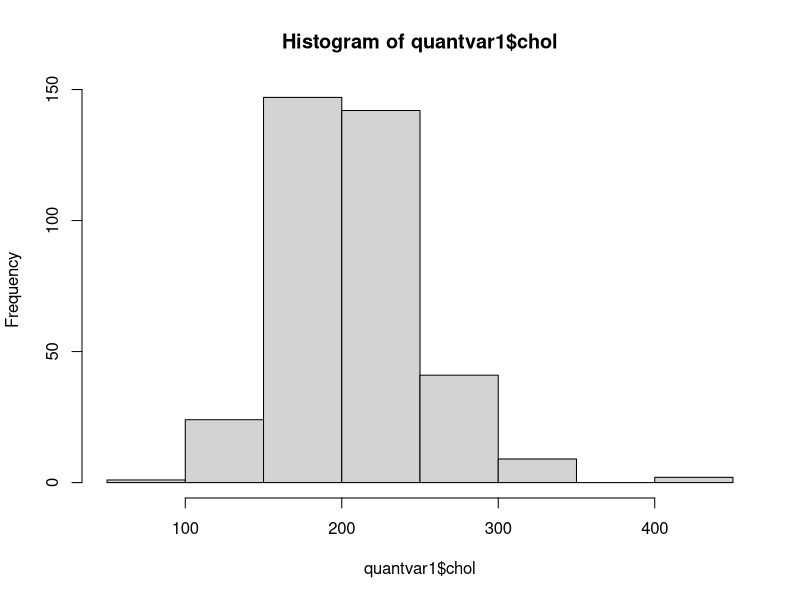
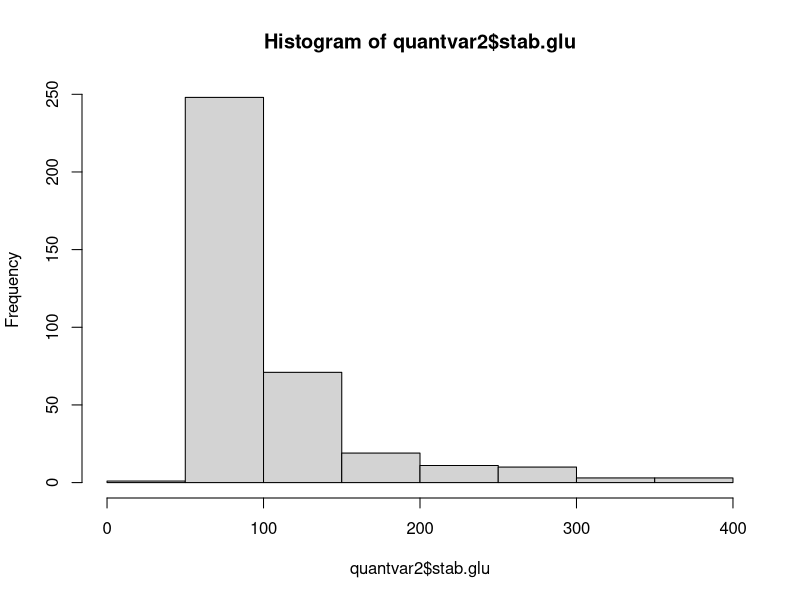
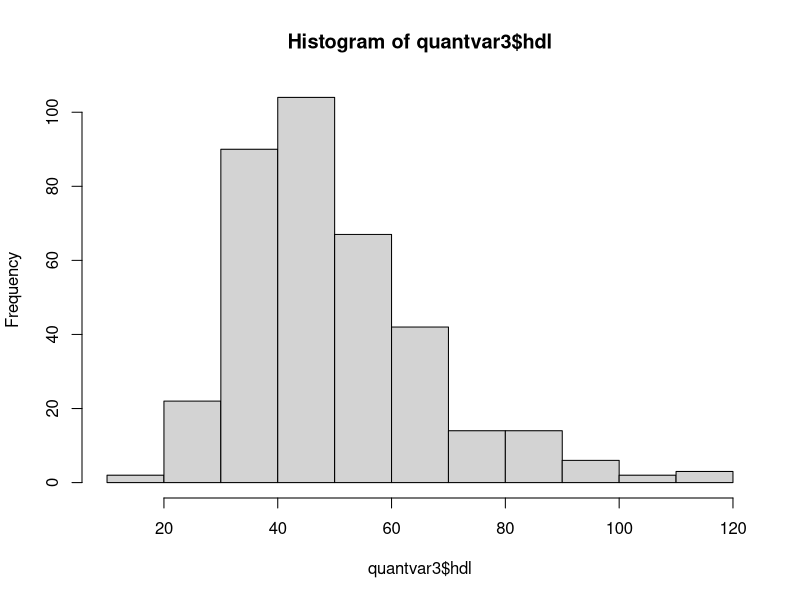
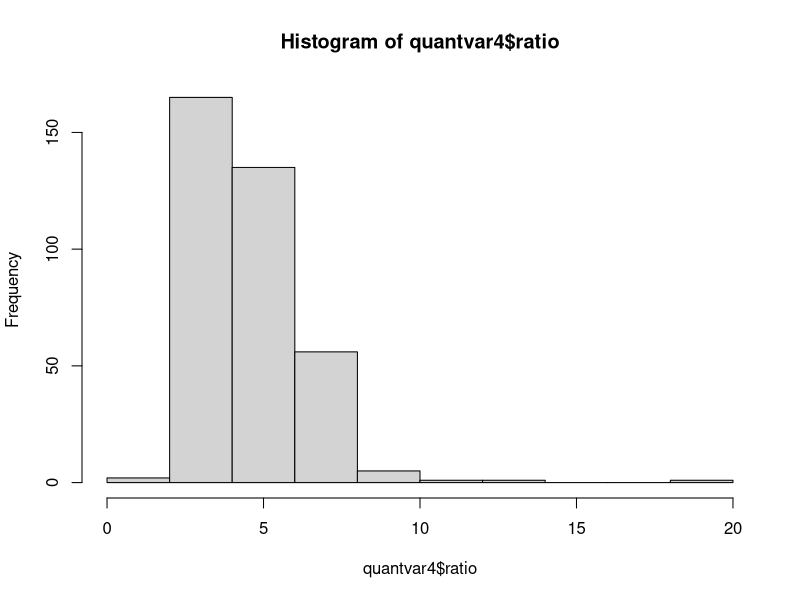
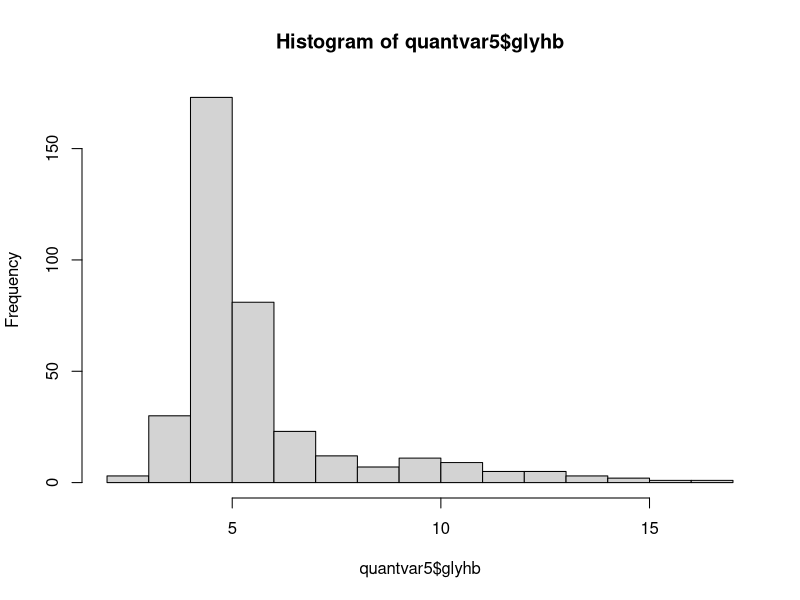
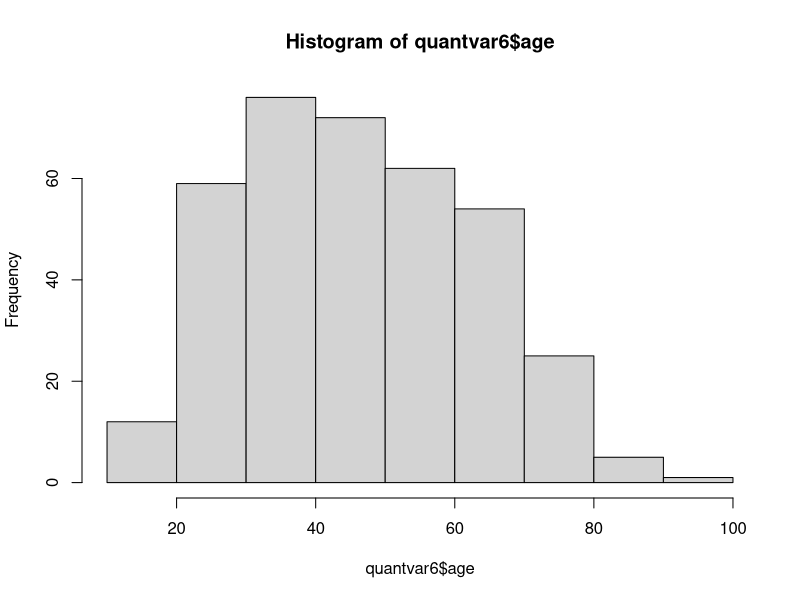
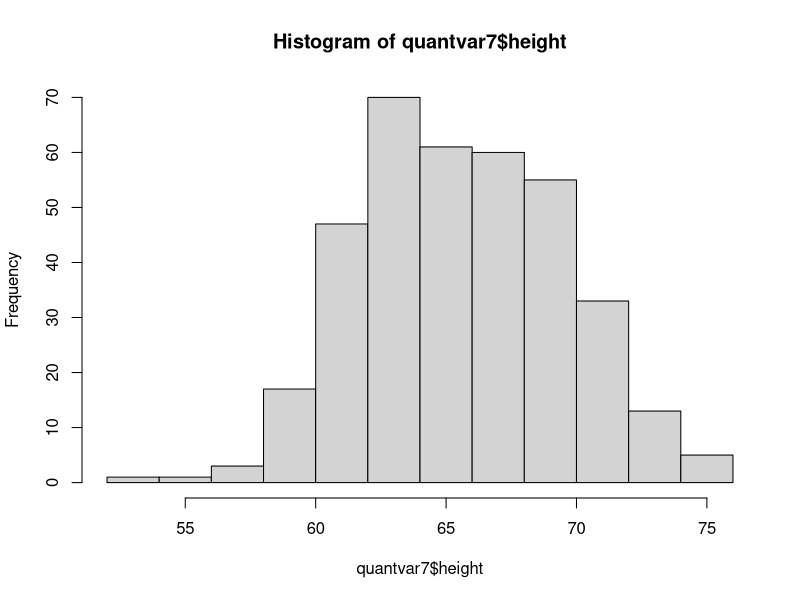
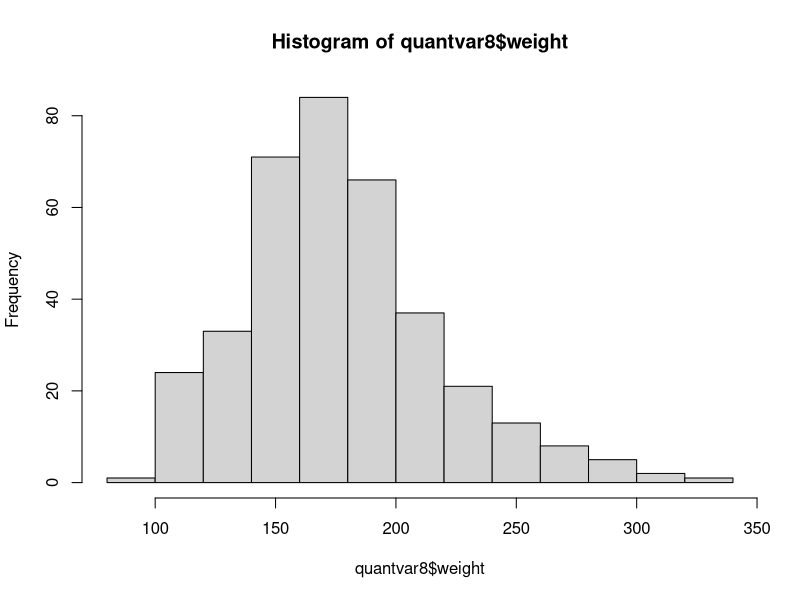

The R source for these figures, in order: (Note: this script raises an error after producing the figures.)
#Set the working directory
setwd("C:/Users/jyqq9/Desktop/STA 108/Project 2")

#Read in the data from the text file
mydata = read.table("diabetes.txt", header=T)

#Examine the data
head(mydata)
dim(mydata)

#Examples of qualitative predictor variables are gender (male,female), purchase status
#(puchase,no purchase), and disability status (not disabled,partly disabled,fully disabled)

#1
#The quantiative variables are chol, stab.glu, hdl, ratio, glyhb, age, height, weight,
#bp.1s, bp.1d, waist, hip, time.ppn. The qualitative variables are location, gender, and frame.

#histogram for each quantiative variable
#chol's distribution
quantvar1 = subset(mydata, select = c(chol))
hist(quantvar1$chol)
#The distribution for the histogram of the variable 'chol' appears unimodal, with
#the majority of the data around 200. It also appears somewhat skewed to the right.
#There appears to be some more outlying data around 400 also.

#stab.glu's distribution
quantvar2 = subset(mydata, select = c(stab.glu))
hist(quantvar2$stab.glu)
#The distribution appears unimodal, and mostly below or near 100. It is also heavily
#skewed towards the right side.

#hdl's distribution
quantvar3 = subset(mydata, select = c(hdl))
hist(quantvar3$hdl)
#The distribution appears unimodal, with the majority of the data collecting
#around 40-50. There is also a skew to the right. It stretches much further to
#the right than it does to the left.

#ratio's distribution
quantvar4 = subset(mydata, select = c(ratio))
hist(quantvar4$ratio)
#The distribution appears unimodal, with most of the data collecting around 5
#or slightly below. The distribution is also skewed to the right. It stretches
#much further to the right than it does left.

#glyhb's distribution
quantvar5 = subset(mydata, select = c(glyhb))
hist(quantvar5$glyhb)
#The distribution is unimodal, however it seems to be quite sharp at around 5 or
#slightly below that value. There is also a skew to the right.

#age's distribution
quantvar6 = subset(mydata, select = c(age))
hist(quantvar6$age)
#The distribution appears unimodal, however it is a very large gathering of data
#around a rather wide range. Therefore the curve looks quite round. It has a
#somewhat slight skew towards the right, but it is not extreme.

#height's distribution
quantvar7 = subset(mydata, select = c(height))
hist(quantvar7$height)
#The distribution is unimodal, however it is also quite round in shape. Therefore
#it seems that the data gathers around 60-70 in an almost equal distribution.
#This time the skew is towards the left, but it is also not very obvious or extreme.
#note!
#is it skewed?

#weight's distribution
quantvar8 = subset(mydata, select = c(weight))
hist(quantvar8$weight)
#The distribution is unimodal, and the skew is towards the right. Most of the data
#collects around 150-200, and then stretches towards 350.

#bp.1s' distribution
quantvar9 = subset(mydata, select = c(bp.1s))
hist(quantvar9$bp.1s)
#The distribution of bp.1s is unimodal, and skewed to the right. Most of the data
#is collecting around 100-150. There are some more extreme values around 250.

#bp.1d's distribution
quantvar10 = subset(mydata, select = c(bp.1d))
hist(quantvar10$bp.1d)
#The distribution is unimodal, with most of the data collecting around 80. It also
#seems quite even with no noticable skew in the data.

#waist's distribution
quantvar11 = subset(mydata, select = c(waist))
hist(quantvar11$waist)
#The distribution is unimodal, with most of the data collecting around 30-40. The
#data is somewhat skewed to the right, but it is not too extreme.

#hip's distribution
quantvar12 = subset(mydata, select = c(hip))
hist(quantvar12$hip)
#The distribution for the data is unimodal, with most of the data collecting around
#35-45. The data also is skewed towards the right side.

#time.ppn's distribution
quantvar13 = subset(mydata, select = c(time.ppn))
hist(quantvar13$time.ppn)
#The distribution appears mostly unimodal, but also slightly bimodal due to the
#slight spike in the data around 750. The data is mostly collecting below 500.
#There is also a heavy skew towards the right side.

#pie chart for each qualitative variable
#Load MASS package for the table function
library(MASS)

#location's distribution
qualvar1 = subset(mydata, select = c(location))
location = qualvar1$location
location.pie = table(location)
pie(location.pie)
#The distribution for the location is roughly equal, with about half of the
#people in the data coming from Buckingham, and slightly more coming from Louisa.

#gender's distribution
qualvar2 = subset(mydata, select = c(gender))
gender = qualvar2$gender
gender.pie = table(gender)
pie(gender.pie)
#The distribution of the gender is heavier for females. There are less males in the
#data, however the difference is not too severe. It is something that is noticable however.

#frame's distribution
qualvar3 = subset(mydata, select = c(frame))
frame = qualvar3$frame
frame.pie = table(frame)
pie(frame.pie)
#The distribution is over three types of frames, large, medium, and small. The majority
#of the data is collected around the medium type. This makes up approximately half of the
#data in the entire sample. The rest of the data is split roughly evenly in the other
#half of the data between large and small.

#draw a scatterplot matrix and obtain the pairwise correlation matrix for all
#quantiative variables in the data
quantvarmatrix = mydata[c(1:5,7,9:10,12:16)]
pairs(quantvarmatrix)
#The most clear linear relationship between different quantitative variables are those
#that are between the physical characteristics of weight, waist, and hip. It makes sense
#that in a study, these are the most obvious connections to identify. It make sense
#to think that people who are heavier will have larger waist and hip sizes.The variables
#hdl and ratio also seem to have a correlation that is negative. Therefore multicollinearity
#exists between weight, waist, and hip along with hdl and ratio. There is some slight
#relationship between bp.1s and bp.1d, however there is a large spread for the data.


#2
#regress glybh on all predictor variables
Model1 = lm(glyhb~.,data=mydata)
plot(Model1)
#plot(mydata$glyhb)
#lambda = 2
#create quantitative matrix without glyhb

#still need to comment on model

#3
library(MASS)
boxcox(mydata$glyhb~.,data=mydata)
Ystar = 1/mydata$glyhb
Model2 = lm(Ystar~., data=mydata[,-5])
boxcox(Model2)
#The lambda for the data now says that it is fine at lambda = 1, therefore the
#response variable Y is at an ideal transformed state.
plot(Model2)
#do hist and qqplot

#4
set.seed(10) #set seed for random number generator
            #so everyone gets the same split of the data.
N=nrow(mydata) #number of observations in the data 
index=sample(1:N, size=N/2, replace=FALSE) #randomly sample 
                #N/2 observation to form the training data.
data.t=mydata[index,] #get the training data set
data.v=mydata[-index,] #the remaining N/2 observations form the validation set

#5
Ystar2 = 1/data.t$glyhb #find the Ystar for the different data set
Model3 = lm(Ystar2~., data=data.t[,-5])
summary(Model3)
length(Model3$coefficients) #of regression coefficients
summary(Model3)$sigma^2 #MSE from this model
#fits frame for medium and large, no small
#There are 17 regression coefficients
#The MSE is 0.001383855
#Doesn't match, keeps changing

#6
library(leaps)

best = regsubsets(Ystar2~., data=data.t[,-5], nbest=1, nvmax=16)
sum_sub=summary(best)
sum_sub$which
n=nrow(data.t)
n
p.m=2:17
sse=sum_sub$rss
sse
aic=n*log(sse)+2*p.m-n*log(n)
aic
bic=n*log(sse)+log(n)*p.m-n*log(n)
bic
res_sub=cbind(sum_sub$which,sse,sum_sub$rsq,sum_sub$adjr2,sum_sub$cp,aic, bic)
fit0=lm(Ystar2~1,data=data.t[,-5]) # fit the model with only intercept
sse1=sum(fit0$residuals^2)
p=1
c1=sse1/0.001384-(n-2*p)
aic1=n*log(sse1)+2*p-n*log(n)
bic1=n*log(sse1)+log(n)*p-n*log(n)
none=c(1,rep(0,16),sse1,0,0,c1,aic1,bic1)
res_sub=rbind(none,res_sub) # combine the results with other models
colnames(res_sub)=c(colnames(sum_sub$which),"sse", "R^2", "R^2_a", "Cp", "aic", "bic")
which.min(res_sub[,21])
res_sub
#lowest SSE 16 0.2297200
#highest R^2_a 6 0.5302352
#highest R^2 16 0.5546893
#lowest Cp 5 0.05337754
#Explanation for lowest Cp?
#lowest aic 5 -1205.022
#lowest bic 3 -1191.471

#Model 3.1, 3.2, 3.3
Model3.1=lm(Ystar~.,data=mydata[c(2,4,6,11,14)]) #AIC selected
Model3.2=lm(Ystar~.,data=mydata[c(2,6,14)]) #BIC selected
Model3.3=lm(Ystar~.,data=mydata[c(2,4,6,11,14,16)]) #AdjR^2 selected

#7
#Model4=lm(Ystar~.^2,data=mydata)
Model4=lm(Ystar2~.^2,data=data.t[,-5])
#should the X's be squared?
length(Model4$coefficients) #136
summary(Model4)$sigma^2 #0.001036088
#overfitting is a concern, too many predictors for so few betas

#8
best = regsubsets(Ystar2~., data=data.t[,-5], nbest=1, nvmax=16)
fit0=lm(Ystar~1,data=mydata)
fs1=stepAIC(fit0,scope=list(upper=Model4,lower=~1),direction="both",k=2)
# Step:  AIC=-2436.1
# Ystar ~ stab.glu + age + ratio + waist + time.ppn + location + 
#   stab.glu:time.ppn + stab.glu:age + age:ratio
sse.fs1=sum(fs1$residuals^2)
p.fs1=length(fs1$coefficients)
#Model 3.1 = -1205.022
#FS1 has a much smaller AIC, so it is better to choose the fs1 model for AIC.
#So the two-way interaction allows for much better subsets according to AIC criterion.

#9
fs2=stepAIC(Model3,scope=list(upper=Model4,lower=~1),direction="both",k=2)
# Step:  AIC=-1230.61
# Ystar2 ~ chol + stab.glu + hdl + ratio + age + gender + height + 
#   weight + bp.1s + bp.1d + waist + hip + time.ppn + stab.glu:gender + 
#   hdl:ratio + age:bp.1d + weight:bp.1s + age:hip + hip:time.ppn + 
#   gender:height + stab.glu:bp.1s + stab.glu:time.ppn + stab.glu:waist + 
#   age:waist + chol:time.ppn + hdl:weight + bp.1d:waist + weight:hip

#fs1 has a much better AIC, so it is ideal to choose fs1 over fs2's subset
#this is because it has a lower AIC than fs2. The model fs1 is -2436.1
#while fs2 is only -1230.61

#10
n = nrow(data.t[,-5])
bic.fs1=n*log(sse.fs1)+p.fs1*log(n)-n*log(n)
bic.fs1 #-1049.11
#repeat with fs2, and compare the two
#compare with 3.1
sse.fs2=sum(fs2$residuals^2)
p.fs2=length(fs2$coefficients)
bic.fs2=n*log(sse.fs2)+p.fs2*log(n)-n*log(n)
bic.fs2 #-1137.536
#The BIC model for fs2 is lower than fs1, so it is better. The BIC for fs1 is
#-1049.11, and the BIC for fs2 is -1137.536

Model4.1 = fs1
Model4.2 = fs2

#11
PRESSModel3.1 = sum(Model3.1$residuals^2/(1-influence(Model3.1)$hat)^2)
PRESSModel3.2 = sum(Model3.2$residuals^2/(1-influence(Model3.2)$hat)^2)
PRESSModel3.3 = sum(Model3.3$residuals^2/(1-influence(Model3.3)$hat)^2)
PRESSModel4.1 = sum(Model4.1$residuals^2/(1-influence(Model4.1)$hat)^2)
PRESSModel4.2 = sum(Model4.2$residuals^2/(1-influence(Model4.2)$hat)^2)
PRESSModel3.1 #0.5322445
PRESSModel3.2 #0.5428011
PRESSModel3.3 #0.5309113
PRESSModel4.1 #0.4742118
PRESSModel4.2 #0.2171946
#Model 4.2 has the best PRESS value because it is lower than all the others.

#12
Yhat.3.1 = predict(Model3.1, newdata=data.v)
Y.3.1 = 1/data.v[,5]
m = nrow(data.v)
MSPR.3.1 = sum((Yhat.3.1-Y.3.1)^2)/m
MSPR.3.1 #0.001332268
Yhat.3.2 = predict(Model3.2, newdata=data.v)
Y.3.2 = 1/data.v[,5]
MSPR.3.2 = sum((Yhat.3.2-Y.3.2)^2)/m
MSPR.3.2 #0.001423891
Yhat.3.3 = predict(Model3.3, newdata=data.v)
Y.3.3 = 1/data.v[,5]
MSPR.3.3 = sum((Yhat.3.3-Y.3.3)^2)/m
MSPR.3.3 #0.001323436
Yhat.4.1 = predict(Model4.1, newdata=data.v)
Y.4.1 = 1/data.v[,5]
MSPR.4.1 = sum((Yhat.4.1-Y.4.1)^2)/m
MSPR.4.1 #0.001159244
Yhat.4.2 = predict(Model4.2, newdata=data.v)
Y.4.2 = 1/data.v[,5]
MSPR.4.2 = sum((Yhat.4.2-Y.4.2)^2)/m
MSPR.4.2 #0.001797609
m = nrow(data.v)
PRESSModel3.1/m #0.00290844
PRESSModel3.2/m #0.002966126
PRESSModel3.3/m #0.002901155
PRESSModel4.1/m #0.002591321
PRESSModel4.2/m #0.001186856
#All of the MSPR's are lower than the PRESS/n except for
#Model 4.2 which is second to Model 4.1 from MSPR
#Model 4.1 has the smallest MSPR.
#PRESS/n has larger values due to the...?

#13
#I wouldn't necessarily use Model 4.2 even though it has the best outcome for
#MSPR. The model has a high prediction power, however the model is too complicated
#since it uses so many predictors. Therefore it's hard to interpret the model.
#To balance this out, I would use Model 4.1 as a predictor since it has the lowest MSPR.
#My goal is also for prediction, therefore I would use MSPR as the indicator. It also
#did well in the PRESS/n test.

Model4.1
mydata$glyhb

Model4.1reg = lm(1/mydata$glyhb ~ stab.glu + age + ratio + waist + time.ppn + location + stab.glu:time.ppn + stab.glu:age + age:ratio, data=mydata)
summary(Model4.1reg)$coef
anova(Model4.1reg)
